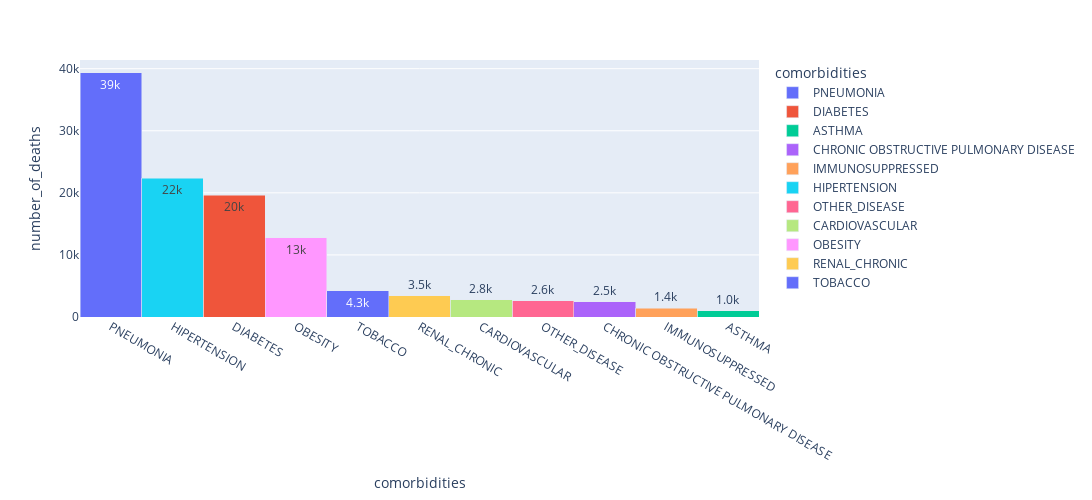

The notebook cell saved with this chart:
### Markdown cell above
## IDENTYFIKACJA TOP-3 CHORÓB WSPÓŁISTNIEJĄCYCH

### Code cell
import plotly.express as px
import pandas as pd


df5 = pd.DataFrame(dict(
    comorbidities = ['PNEUMONIA', 'DIABETES', 'ASTHMA', 'CHRONIC OBSTRUCTIVE PULMONARY DISEASE', 'IMMUNOSUPPRESSED ', 'HIPERTENSION', 'OTHER_DISEASE', 'CARDIOVASCULAR', 'OBESITY', 'RENAL_CHRONIC', 'TOBACCO'],
    number_of_deaths = [39328.0, 19605.0, 1022.0, 2451.0, 1373.0, 22363.0, 2600.0, 2752.0, 12761.0, 3463.0, 4251.0]))
    
fig = px.bar(df5, x = 'comorbidities', y = 'number_of_deaths',
             color = 'comorbidities', text_auto='.2s', width=1200, height=500)
fig.update_layout(barmode='stack', xaxis={'categoryorder': 'total descending'})
fig.update_traces(width=1)
fig.show()

### Figure 1 — Plotly figure (JSON) as saved in the notebook; plotly's stock layout.template omitted (floating-point values rounded to 4 significant figures)
{"data": [{"alignmentgroup": "True", "hovertemplate": "comorbidities=%{x}<br>number_of_deaths=%{y}<extra></extra>", "legendgroup": "PNEUMONIA", "marker": {"color": "#636efa", "pattern": {"shape": ""}}, "name": "PNEUMONIA", "offsetgroup": "PNEUMONIA", "orientation": "v", "showlegend": true, "textposition": "auto", "texttemplate": "%{y:.2s}", "type": "bar", "width": 1, "x": ["PNEUMONIA"], "xaxis": "x", "y": [39328], "yaxis": "y"}, {"alignmentgroup": "True", "hovertemplate": "comorbidities=%{x}<br>number_of_deaths=%{y}<extra></extra>", "legendgroup": "DIABETES", "marker": {"color": "#EF553B", "pattern": {"shape": ""}}, "name": "DIABETES", "offsetgroup": "DIABETES", "orientation": "v", "showlegend": true, "textposition": "auto", "texttemplate": "%{y:.2s}", "type": "bar", "width": 1, "x": ["DIABETES"], "xaxis": "x", "y": [19605], "yaxis": "y"}, {"alignmentgroup": "True", "hovertemplate": "comorbidities=%{x}<br>number_of_deaths=%{y}<extra></extra>", "legendgroup": "ASTHMA", "marker": {"color": "#00cc96", "pattern": {"shape": ""}}, "name": "ASTHMA", "offsetgroup": "ASTHMA", "orientation": "v", "showlegend": true, "textposition": "auto", "texttemplate": "%{y:.2s}", "type": "bar", "width": 1, "x": ["ASTHMA"], "xaxis": "x", "y": [1022], "yaxis": "y"}, {"alignmentgroup": "True", "hovertemplate": "comorbidities=%{x}<br>number_of_deaths=%{y}<extra></extra>", "legendgroup": "CHRONIC OBSTRUCTIVE PULMONARY DISEASE", "marker": {"color": "#ab63fa", "pattern": {"shape": ""}}, "name": "CHRONIC OBSTRUCTIVE PULMONARY DISEASE", "offsetgroup": "CHRONIC OBSTRUCTIVE PULMONARY DISEASE", "orientation": "v", "showlegend": true, "textposition": "auto", "texttemplate": "%{y:.2s}", "type": "bar", "width": 1, "x": ["CHRONIC OBSTRUCTIVE PULMONARY DISEASE"], "xaxis": "x", "y": [2451], "yaxis": "y"}, {"alignmentgroup": "True", "hovertemplate": "comorbidities=%{x}<br>number_of_deaths=%{y}<extra></extra>", "legendgroup": "IMMUNOSUPPRESSED ", "marker": {"color": "#FFA15A", "pattern": {"shape": ""}}, "name": "IMMUNOSUPPRESSED ", "offsetgroup": "IMMUNOSUPPRESSED ", "orientation": "v", "showlegend": true, "textposition": "auto", "texttemplate": "%{y:.2s}", "type": "bar", "width": 1, "x": ["IMMUNOSUPPRESSED "], "xaxis": "x", "y": [1373], "yaxis": "y"}, {"alignmentgroup": "True", "hovertemplate": "comorbidities=%{x}<br>number_of_deaths=%{y}<extra></extra>", "legendgroup": "HIPERTENSION", "marker": {"color": "#19d3f3", "pattern": {"shape": ""}}, "name": "HIPERTENSION", "offsetgroup": "HIPERTENSION", "orientation": "v", "showlegend": true, "textposition": "auto", "texttemplate": "%{y:.2s}", "type": "bar", "width": 1, "x": ["HIPERTENSION"], "xaxis": "x", "y": [22363], "yaxis": "y"}, {"alignmentgroup": "True", "hovertemplate": "comorbidities=%{x}<br>number_of_deaths=%{y}<extra></extra>", "legendgroup": "OTHER_DISEASE", "marker": {"color": "#FF6692", "pattern": {"shape": ""}}, "name": "OTHER_DISEASE", "offsetgroup": "OTHER_DISEASE", "orientation": "v", "showlegend": true, "textposition": "auto", "texttemplate": "%{y:.2s}", "type": "bar", "width": 1, "x": ["OTHER_DISEASE"], "xaxis": "x", "y": [2600], "yaxis": "y"}, {"alignmentgroup": "True", "hovertemplate": "comorbidities=%{x}<br>number_of_deaths=%{y}<extra></extra>", "legendgroup": "CARDIOVASCULAR", "marker": {"color": "#B6E880", "pattern": {"shape": ""}}, "name": "CARDIOVASCULAR", "offsetgroup": "CARDIOVASCULAR", "orientation": "v", "showlegend": true, "textposition": "auto", "texttemplate": "%{y:.2s}", "type": "bar", "width": 1, "x": ["CARDIOVASCULAR"], "xaxis": "x", "y": [2752], "yaxis": "y"}, {"alignmentgroup": "True", "hovertemplate": "comorbidities=%{x}<br>number_of_deaths=%{y}<extra></extra>", "legendgroup": "OBESITY", "marker": {"color": "#FF97FF", "pattern": {"shape": ""}}, "name": "OBESITY", "offsetgroup": "OBESITY", "orientation": "v", "showlegend": true, "textposition": "auto", "texttemplate": "%{y:.2s}", "type": "bar", "width": 1, "x": ["OBESITY"], "xaxis": "x", "y": [12761], "yaxis": "y"}, {"alignmentgroup": "True", "hovertemplate": "comorbidities=%{x}<br>number_of_deaths=%{y}<extra></extra>", "legendgroup": "RENAL_CHRONIC", "marker": {"color": "#FECB52", "pattern": {"shape": ""}}, "name": "RENAL_CHRONIC", "offsetgroup": "RENAL_CHRONIC", "orientation": "v", "showlegend": true, "textposition": "auto", "texttemplate": "%{y:.2s}", "type": "bar", "width": 1, "x": ["RENAL_CHRONIC"], "xaxis": "x", "y": [3463], "yaxis": "y"}, {"alignmentgroup": "True", "hovertemplate": "comorbidities=%{x}<br>number_of_deaths=%{y}<extra></extra>", "legendgroup": "TOBACCO", "marker": {"color": "#636efa", "pattern": {"shape": ""}}, "name": "TOBACCO", "offsetgroup": "TOBACCO", "orientation": "v", "showlegend": true, "textposition": "auto", "texttemplate": "%{y:.2s}", "type": "bar", "width": 1, "x": ["TOBACCO"], "xaxis": "x", "y": [4251], "yaxis": "y"}], "layout": {"barmode": "stack", "height": 500, "legend": {"title": {"text": "comorbidities"}, "tracegroupgap": 0}, "margin": {"t": 60}, "width": 1200, "xaxis": {"anchor": "y", "autorange": true, "categoryarray": ["PNEUMONIA", "DIABETES", "ASTHMA", "CHRONIC OBSTRUCTIVE PULMONARY DISEASE", "IMMUNOSUPPRESSED ", "HIPERTENSION", "OTHER_DISEASE", "CARDIOVASCULAR", "OBESITY", "RENAL_CHRONIC", "TOBACCO"], "categoryorder": "total descending", "domain": [0, 1], "range": [-0.5, 10.5], "title": {"text": "comorbidities"}, "type": "category"}, "yaxis": {"anchor": "x", "autorange": true, "domain": [0, 1], "range": [0, 41400.0], "title": {"text": "number_of_deaths"}, "type": "linear"}}}
